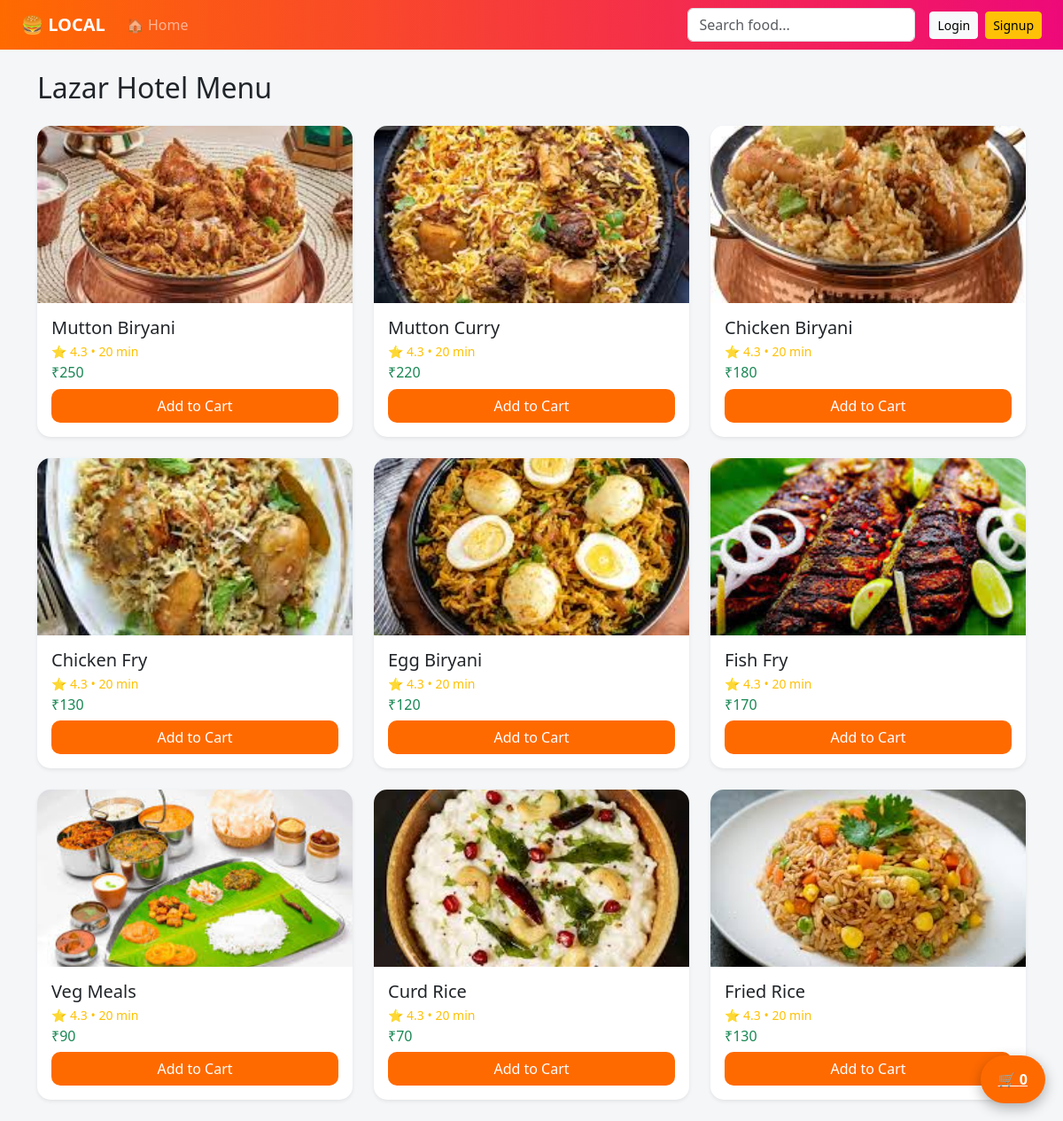
/hotel/2, run on the app's committed database.
### app.py (models this page shows)
class Hotel(db.Model):
    id = db.Column(db.Integer, primary_key=True)
    name = db.Column(db.String(100))
    image = db.Column(db.String(100))

class MenuItem(db.Model):
    id = db.Column(db.Integer, primary_key=True)
    name = db.Column(db.String(100))
    price = db.Column(db.Integer)
    image = db.Column(db.String(100))
    hotel_id = db.Column(db.Integer, db.ForeignKey('hotel.id'))
    rating = db.Column(db.Float, default=4.5)

### app.py (the view)
@app.route('/hotel/<int:id>')
def hotel_menu(id):
    hotel = Hotel.query.get(id)
    items = MenuItem.query.filter_by(hotel_id=id).all()
    return render_template('menu.html', hotel=hotel, items=items)

### templates/menu.html
{% extends "base.html" %} {% block content %}
<h2 class="mb-4">{{ hotel.name }} Menu</h2>
<div class="row">
  {% for item in items %}
  <div class="col-lg-4 col-md-6 col-12 mb-4">
    <div class="card h-100 shadow-sm">
      <img
        src="{{ url_for('static', filename='images/' + item.image) }}"
        class="card-img-top food-img"
      />
      <div class="card-body">
        <h5 class="mb-1">{{ item.name }}</h5>
        <p class="rating mb-1">⭐ 4.3 • 20 min</p>
        <h6 class="text-success mb-2">₹{{ item.price }}</h6>
        <a href="/add_to_cart/{{ item.id }}" class="btn btn-custom w-100">
          Add to Cart
        </a>
      </div>
    </div>
  </div>
  {% endfor %}
</div>
{% endblock %}

### templates/base.html (shortened to what this page needs)
<!doctype html>
<html>
  <head>
    <link
      href="https://cdn.jsdelivr.net/npm/bootstrap@5.3.0/dist/css/bootstrap.min.css"
      rel="stylesheet"
    />
  </head>
  <body>
    <nav class="navbar navbar-expand-lg navbar-dark px-4">
      <a href="/" class="navbar-brand fw-bold">🍔 LOCAL</a>
      <div class="collapse navbar-collapse" id="navBar">
        <ul class="navbar-nav me-auto">
          <li class="nav-item">
            <a href="/" class="nav-link">🏠 Home</a>
          </li>
        </ul>
        <form action="/search" class="d-flex me-3">
          <input name="q" class="form-control" placeholder="Search food..." />
        </form>
        <div class="d-flex align-items-center">
          {% if session.get('user') %}
          <span class="text-white me-3">👋 {{ session['user'] }}</span>
          <a href="/logout" class="btn btn-light btn-sm">Logout</a>
          {% else %}
          <a href="/login" class="btn btn-light btn-sm me-2">Login</a>
          <a href="/signup" class="btn btn-warning btn-sm">Signup</a>
          {% endif %}
        </div>
      </div>
    </nav>
    <div class="container mt-4">{% block content %}{% endblock %}</div>
    <a href="/cart" class="floating-cart">
      🛒 {{ session.get('cart_count', 0) }}
    </a>
  </body>
</html>

### templates/base.html (style rules this page uses)
body { background: #f4f6f8; font-family: "Segoe UI", sans-serif; }
.navbar { background: linear-gradient(to right, #ff6a00, #ee0979); }
.card { border-radius: 15px; overflow: hidden; border: none; }
.btn-custom { background: #ff6a00; color: white; border-radius: 10px; }
.food-img { height: 200px; width: 100%; object-fit: cover; border-top-left-radius: 10px; border-top-right-radius: 10px; }
.rating { color: #ffc107; font-size: 14px; }
.floating-cart { position: fixed; bottom: 20px; right: 20px; background: #ff6a00; color: white; padding: 15px 20px; border-radius: 50px; font-weight: bold; box-shadow: 0 5px 15px rgba(0, 0, 0, 0.3); }

### data on the page
Hotel: name "Lazar Hotel"
MenuItem: image (picture), name "Mutton Biryani", price "250"
MenuItem: image (picture), name "Mutton Curry", price "220"
MenuItem: image (picture), name "Chicken Biryani", price "180"
MenuItem: image (picture), name "Chicken Fry", price "130"
MenuItem: image (picture), name "Egg Biryani", price "120"
MenuItem: image (picture), name "Fish Fry", price "170"
MenuItem: image (picture), name "Veg Meals", price "90"
MenuItem: image (picture), name "Curd Rice", price "70"
MenuItem: image (picture), name "Fried Rice", price "130"

### other printed values
{{ session.get('cart_count', 0) }} "0"
